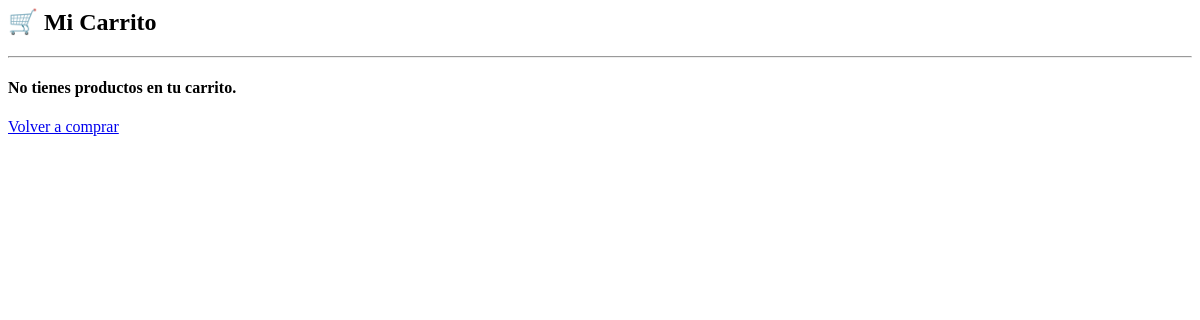
The app's page /pedidos/carrito/ (signed in), older data.
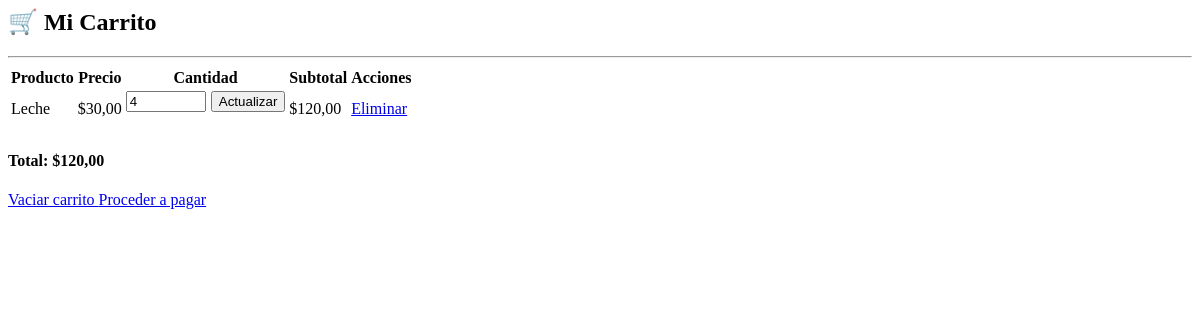
The same page, newer data.
### pedidos/models.py (models this page shows, shortened)
class CarritoDetalle(models.Model):
    carrito = models.ForeignKey(Carrito, related_name='items', on_delete=models.CASCADE)
    producto = models.ForeignKey(Producto, on_delete=models.CASCADE)
    cantidad = models.PositiveIntegerField(default=1)
    def subtotal(self):
        return self.producto.precio * self.cantidad

### productos/models.py (models this page shows)
class Producto(models.Model):
    nombre = models.CharField(max_length=100)
    precio = models.DecimalField(max_digits=10, decimal_places=2)
    stock = models.PositiveIntegerField()
    UNIDAD_MEDIDA = (
        ('kg', 'Kg'),
        ('g', 'G'),
        ('l', 'L'),
        ('ml', 'Ml'),
    )
    unidad_medida = models.CharField(max_length=50, choices=UNIDAD_MEDIDA)
    categoria = models.ForeignKey(Categoria, on_delete=models.CASCADE)
    imagen = models.ImageField(upload_to='productos/', null=True, blank=True)

### pedidos/views.py (the view)
# urls.py: path('carrito/', views.ver_carrito, name='ver_carrito'),
@login_required
def ver_carrito(request):
    carrito = obtener_carrito(request.user)
    items = carrito.items.all()
    total = carrito.total()
    return render(request, 'pedidos/ver_carrito.html', {
        'carrito': carrito,
        'items': items,
        'total': total
    })

### pedidos/context_processors.py (called while the page is built)
def carrito_context(request):
    if request.user.is_authenticated:
        carrito, creado = Carrito.objects.get_or_create(usuario=request.user)
        items = carrito.items.all()
        total = carrito.total()
    else:
        items = []
        total = 0
    return {
        'carrito_items': items,
        'carrito_total': total,
    }

### pedidos/models.py (called while the page is built)
    def total(self):
        return sum(item.subtotal() for item in self.items.all())

### pedidos/views.py (called while the page is built)
def obtener_carrito(usuario):
    carrito, creado = Carrito.objects.get_or_create(usuario=usuario)
    return carrito

### pedidos/templates/pedidos/ver_carrito.html (shortened to what this page needs)
{% load static %}
{% block content %}
<h2>🛒 Mi Carrito</h2>
<hr>
{% if items %}
    <table class="table table-bordered">
        <thead>
            <tr>
                <th>Producto</th>
                <th>Precio</th>
                <th>Cantidad</th>
                <th>Subtotal</th>
                <th>Acciones</th>
            </tr>
        </thead>
        <tbody>
            {% for item in items %}
            <tr>
                <td>{{ item.producto.nombre }}</td>
                <td>${{ item.producto.precio }}</td>
                <td>
                    <form action="{% url 'actualizar_cantidad' item.id %}" method="POST" style="display: flex; gap: 5px;">
                        <input type="number" name="cantidad" value="{{ item.cantidad }}" min="1" class="form-control" style="width: 80px;">
                        <button type="submit" class="btn btn-primary btn-sm">Actualizar</button>
                    </form>
                </td>
                <td>${{ item.subtotal }}</td>
                <td>
                    <a href="{% url 'eliminar_item' item.id %}" class="btn btn-danger btn-sm">
                        Eliminar
                    </a>
                </td>
            </tr>
            {% endfor %}
        </tbody>
    </table>
    <h4 class="text-end">Total: <strong>${{ total }}</strong></h4>
    <div class="d-flex justify-content-between mt-3">
        <a href="{% url 'vaciar_carrito' %}" class="btn btn-warning">
            Vaciar carrito
        </a>
        <a href="#" class="btn btn-success">
            Proceder a pagar
        </a>
    </div>
{% else %}
    <h4>No tienes productos en tu carrito.</h4>
    <a href="{% url 'lista_productos' %}" class="btn btn-primary mt-3">Volver a comprar</a>
{% endif %}
{% endblock %}

Row changes from the older to the newer data that the page shows:
added CarritoDetalle: producto.nombre "Leche", producto.precio "30,00", cantidad "4", subtotal "120,00"
Text that changed along with them:
{{ total }}: (not shown) → "120,00"
text no longer shown: "No tienes productos en tu carrito. Volver a comprar"
text now shown: "Producto Precio Cantidad Subtotal Acciones Total: $ Vaciar carrito Proceder a pagar"
